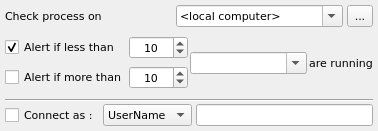
<?xml version="1.0" encoding="UTF-8"?>
<ui version="4.0">
 <class>ProcessWidget</class>
 <widget class="QWidget" name="ProcessWidget">
  <property name="geometry">
   <rect>
    <x>0</x>
    <y>0</y>
    <width>378</width>
    <height>131</height>
   </rect>
  </property>
  <property name="font">
   <font>
    <family>DejaVu Sans</family>
    <pointsize>8</pointsize>
   </font>
  </property>
  <property name="windowTitle">
   <string>Process</string>
  </property>
  <property name="toolTip">
   <string>Process</string>
  </property>
  <property name="statusTip">
   <string>Process</string>
  </property>
  <property name="locale">
   <locale language="English" country="UnitedStates"/>
  </property>
  <layout class="QVBoxLayout" name="verticalLayout_2">
   <property name="spacing">
    <number>2</number>
   </property>
   <property name="leftMargin">
    <number>5</number>
   </property>
   <property name="topMargin">
    <number>5</number>
   </property>
   <property name="rightMargin">
    <number>5</number>
   </property>
   <property name="bottomMargin">
    <number>5</number>
   </property>
   <item>
    <layout class="QHBoxLayout" name="horizontalLayout">
     <property name="spacing">
      <number>4</number>
     </property>
     <item>
      <widget class="QLabel" name="lblCheckProcess">
       <property name="text">
        <string>Check process on</string>
       </property>
       <property name="buddy">
        <cstring>cmbCheckProcess</cstring>
       </property>
      </widget>
     </item>
     <item>
      <widget class="QComboBox" name="cmbCheckProcess">
       <property name="editable">
        <bool>true</bool>
       </property>
       <item>
        <property name="text">
         <string>&lt;local computer&gt;</string>
        </property>
       </item>
      </widget>
     </item>
     <item>
      <widget class="QToolButton" name="btnCheckProcesses">
       <property name="maximumSize">
        <size>
         <width>26</width>
         <height>26</height>
        </size>
       </property>
       <property name="text">
        <string>...</string>
       </property>
       <property name="icon">
        <iconset resource="../../qHostMonitor.qrc">
         <normaloff>:/img/browse.png</normaloff>:/img/browse.png</iconset>
       </property>
       <property name="iconSize">
        <size>
         <width>16</width>
         <height>16</height>
        </size>
       </property>
      </widget>
     </item>
    </layout>
   </item>
   <item>
    <layout class="QHBoxLayout" name="horizontalLayout_3">
     <property name="spacing">
      <number>2</number>
     </property>
     <item>
      <layout class="QGridLayout" name="gridLayout">
       <property name="horizontalSpacing">
        <number>2</number>
       </property>
       <property name="verticalSpacing">
        <number>0</number>
       </property>
       <item row="0" column="0">
        <widget class="QCheckBox" name="chkAlertIfLess">
         <property name="font">
          <font>
           <pointsize>8</pointsize>
          </font>
         </property>
         <property name="text">
          <string>Alert if less than</string>
         </property>
         <property name="checked">
          <bool>true</bool>
         </property>
        </widget>
       </item>
       <item row="0" column="1">
        <widget class="QSpinBox" name="spinAlertIfLess">
         <property name="sizePolicy">
          <sizepolicy hsizetype="Minimum" vsizetype="Preferred">
           <horstretch>0</horstretch>
           <verstretch>0</verstretch>
          </sizepolicy>
         </property>
         <property name="alignment">
          <set>Qt::AlignCenter</set>
         </property>
         <property name="minimum">
          <number>1</number>
         </property>
         <property name="maximum">
          <number>1024</number>
         </property>
         <property name="value">
          <number>10</number>
         </property>
        </widget>
       </item>
       <item row="1" column="0">
        <widget class="QCheckBox" name="chkAlertIfMore">
         <property name="font">
          <font>
           <pointsize>8</pointsize>
          </font>
         </property>
         <property name="text">
          <string>Alert if more than</string>
         </property>
        </widget>
       </item>
       <item row="1" column="1">
        <widget class="QSpinBox" name="spinAlertIfMore">
         <property name="sizePolicy">
          <sizepolicy hsizetype="Minimum" vsizetype="Preferred">
           <horstretch>0</horstretch>
           <verstretch>0</verstretch>
          </sizepolicy>
         </property>
         <property name="alignment">
          <set>Qt::AlignCenter</set>
         </property>
         <property name="maximum">
          <number>1024</number>
         </property>
         <property name="value">
          <number>10</number>
         </property>
        </widget>
       </item>
      </layout>
     </item>
     <item>
      <layout class="QVBoxLayout" name="verticalLayout">
       <item>
        <spacer name="verticalSpacer">
         <property name="orientation">
          <enum>Qt::Vertical</enum>
         </property>
         <property name="sizeHint" stdset="0">
          <size>
           <width>171</width>
           <height>13</height>
          </size>
         </property>
        </spacer>
       </item>
       <item>
        <layout class="QHBoxLayout" name="horizontalLayout_2">
         <item>
          <widget class="QComboBox" name="cmbCopiesOfProcesses">
           <property name="sizePolicy">
            <sizepolicy hsizetype="Preferred" vsizetype="Preferred">
             <horstretch>0</horstretch>
             <verstretch>0</verstretch>
            </sizepolicy>
           </property>
           <property name="editable">
            <bool>true</bool>
           </property>
          </widget>
         </item>
         <item>
          <widget class="QLabel" name="lalAreRunning">
           <property name="sizePolicy">
            <sizepolicy hsizetype="Maximum" vsizetype="Preferred">
             <horstretch>0</horstretch>
             <verstretch>0</verstretch>
            </sizepolicy>
           </property>
           <property name="text">
            <string>are running</string>
           </property>
           <property name="alignment">
            <set>Qt::AlignCenter</set>
           </property>
          </widget>
         </item>
        </layout>
       </item>
       <item>
        <spacer name="verticalSpacer_2">
         <property name="orientation">
          <enum>Qt::Vertical</enum>
         </property>
         <property name="sizeHint" stdset="0">
          <size>
           <width>171</width>
           <height>13</height>
          </size>
         </property>
        </spacer>
       </item>
      </layout>
     </item>
    </layout>
   </item>
   <item>
    <widget class="Line" name="Bevel28_2">
     <property name="orientation">
      <enum>Qt::Horizontal</enum>
     </property>
    </widget>
   </item>
   <item>
    <layout class="QHBoxLayout" name="horizontalLayout_5">
     <property name="spacing">
      <number>4</number>
     </property>
     <item>
      <widget class="QCheckBox" name="chkConnectAs">
       <property name="text">
        <string>Connect as :</string>
       </property>
      </widget>
     </item>
     <item>
      <widget class="QComboBox" name="cmbConnectAs">
       <item>
        <property name="text">
         <string>UserName</string>
        </property>
       </item>
      </widget>
     </item>
     <item>
      <widget class="QLineEdit" name="lineConnectAsPassword"/>
     </item>
    </layout>
   </item>
  </layout>
 </widget>
 <resources>
  <include location="../../qHostMonitor.qrc"/>
  <include location="../../qHostMonitor.qrc"/>
 </resources>
 <connections/>
</ui>
